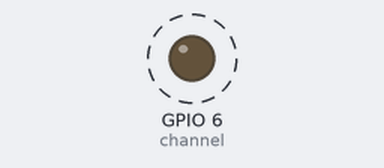
Bench run of a program on a simulated Raspberry Pi (BCM pin numbers). On the bench: output pins drawn as LEDs (lit = HIGH). Dashed ring = blinking.

Above: at 0.5 s.
Timing chart, 0 to 4.6 s (numbered marks = the images above):
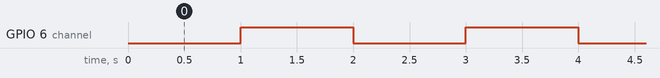

The program:

helloblink.py
```python
#!/usr/bin/env python

import RPi.GPIO as GPIO
import time

GPIO.setmode(GPIO.BCM)

channel = 6

GPIO.setup(channel, GPIO.OUT, initial=GPIO.HIGH)

while True:
    GPIO.output(channel, 0)
    time.sleep(1)
    GPIO.output(channel, 1)
    time.sleep(1)
```

Measured:
- by itself, GPIO 6 (channel): alternates HIGH for 1.0 s and LOW for 1.0 s
